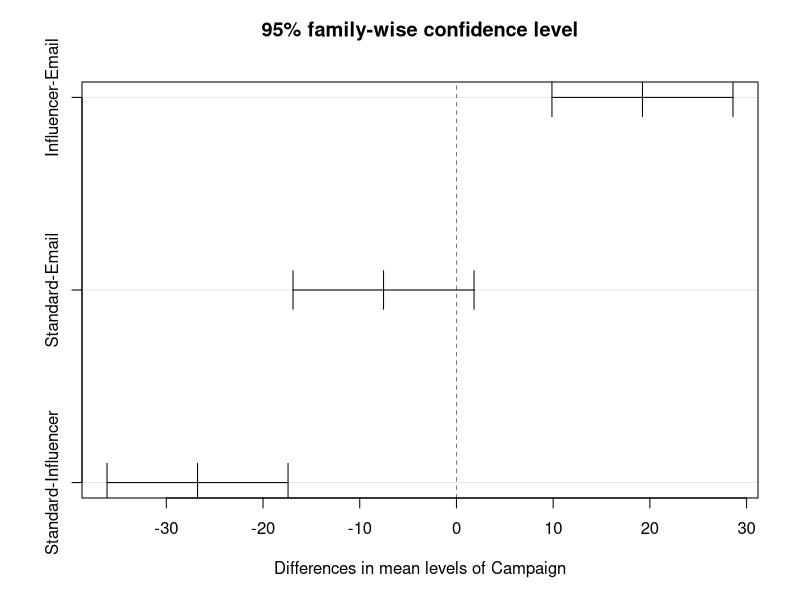

Reproduce this figure in R.
# 1. The Setup (Comparing 3 Marketing Strategies)
sales_data <- data.frame(
  Sales = c(rnorm(30, 100, 15), rnorm(30, 125, 15), rnorm(30, 105, 15)),
  Campaign = factor(rep(c("Standard", "Influencer", "Email"), each = 30))
)

# 2. The ANOVA (The "General Audit")
model <- aov(Sales ~ Campaign, data = sales_data)
summary(model)

# 3. The TukeyHSD (The "Specific Comparison")
# This automatically adjusts for the 'Multiple Comparison' problem 
# we discussed in the lecture!
tukey_results <- TukeyHSD(model)
print(tukey_results)

# 4. Visualising the "Confidence Intervals"
plot(tukey_results)
